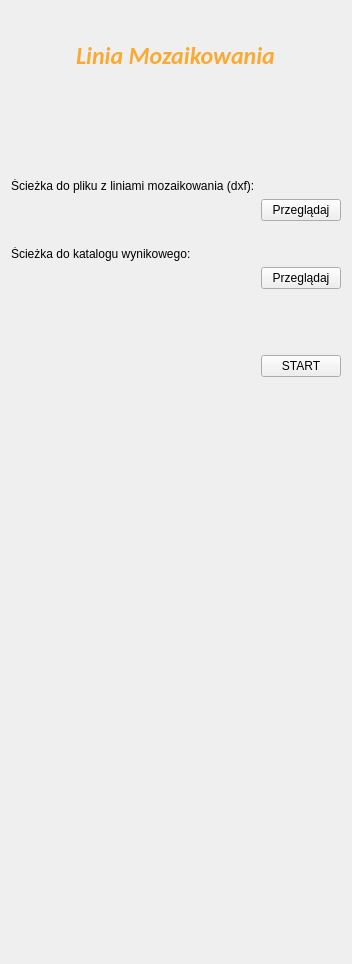
       <widget class="QWidget" name="tab_moz">
        <attribute name="title">
         <string>Linia Mozaikownia</string>
        </attribute>
        <layout class="QGridLayout" name="gridLayout">
         <item row="4" column="0">
          <spacer name="verticalSpacer_moz">
           <property name="orientation">
            <enum>Qt::Vertical</enum>
           </property>
           <property name="sizeHint" stdset="0">
            <size>
             <width>20</width>
             <height>576</height>
            </size>
           </property>
          </spacer>
         </item>
         <item row="0" column="0">
          <layout class="QVBoxLayout" name="verticalLayout_moz">
           <property name="topMargin">
            <number>30</number>
           </property>
           <property name="bottomMargin">
            <number>92</number>
           </property>
           <item alignment="Qt::AlignHCenter|Qt::AlignVCenter">
            <widget class="QLabel" name="label_moz">
             <property name="sizePolicy">
              <sizepolicy hsizetype="Fixed" vsizetype="Fixed">
               <horstretch>0</horstretch>
               <verstretch>0</verstretch>
              </sizepolicy>
             </property>
             <property name="palette">
              <palette>
               <active>
                <colorrole role="WindowText">
                 <brush brushstyle="SolidPattern">
                  <color alpha="255">
                   <red>250</red>
                   <green>170</green>
                   <blue>50</blue>
                  </color>
                 </brush>
                </colorrole>
               </active>
               <inactive>
                <colorrole role="WindowText">
                 <brush brushstyle="SolidPattern">
                  <color alpha="255">
                   <red>250</red>
                   <green>170</green>
                   <blue>50</blue>
                  </color>
                 </brush>
                </colorrole>
               </inactive>
               <disabled>
                <colorrole role="WindowText">
                 <brush brushstyle="SolidPattern">
                  <color alpha="255">
                   <red>120</red>
                   <green>120</green>
                   <blue>120</blue>
                  </color>
                 </brush>
                </colorrole>
               </disabled>
              </palette>
             </property>
             <property name="font">
              <font>
               <family>Calibri</family>
               <pointsize>18</pointsize>
               <italic>true</italic>
               <bold>true</bold>
              </font>
             </property>
             <property name="text">
              <string>Linia Mozaikowania</string>
             </property>
            </widget>
           </item>
          </layout>
         </item>
         <item row="2" column="0">
          <layout class="QGridLayout" name="gridLayout_moz_path_output">
           <property name="topMargin">
            <number>10</number>
           </property>
           <property name="bottomMargin">
            <number>10</number>
           </property>
           <item row="0" column="0">
            <widget class="QLabel" name="label_moz_path_output">
             <property name="sizePolicy">
              <sizepolicy hsizetype="Expanding" vsizetype="Fixed">
               <horstretch>0</horstretch>
               <verstretch>0</verstretch>
              </sizepolicy>
             </property>
             <property name="text">
              <string>Ścieżka do katalogu wynikowego:</string>
             </property>
            </widget>
           </item>
           <item row="1" column="1">
            <widget class="QPushButton" name="pushButton_moz_path_output">
             <property name="text">
              <string>Przeglądaj</string>
             </property>
            </widget>
           </item>
          </layout>
         </item>
         <item row="1" column="0">
          <layout class="QGridLayout" name="gridLayout_moz_path_input">
           <property name="topMargin">
            <number>10</number>
           </property>
           <property name="bottomMargin">
            <number>10</number>
           </property>
           <item row="1" column="1">
            <widget class="QPushButton" name="pushButton_moz_path_input">
             <property name="text">
              <string>Przeglądaj</string>
             </property>
            </widget>
           </item>
           <item row="0" column="0">
            <widget class="QLabel" name="label_moz_path_input">
             <property name="sizePolicy">
              <sizepolicy hsizetype="Expanding" vsizetype="Fixed">
               <horstretch>0</horstretch>
               <verstretch>0</verstretch>
              </sizepolicy>
             </property>
             <property name="acceptDrops">
              <bool>false</bool>
             </property>
             <property name="text">
              <string>Ścieżka do pliku z liniami mozaikowania (dxf):</string>
             </property>
            </widget>
           </item>
          </layout>
         </item>
         <item row="3" column="0">
          <layout class="QVBoxLayout" name="verticalLayout_moz_start">
           <property name="topMargin">
            <number>50</number>
           </property>
           <item alignment="Qt::AlignRight|Qt::AlignVCenter">
            <widget class="QPushButton" name="pushButton_moz_start">
             <property name="sizePolicy">
              <sizepolicy hsizetype="Fixed" vsizetype="Fixed">
               <horstretch>0</horstretch>
               <verstretch>0</verstretch>
              </sizepolicy>
             </property>
             <property name="text">
              <string>START</string>
             </property>
            </widget>
           </item>
          </layout>
         </item>
        </layout>
       </widget>
